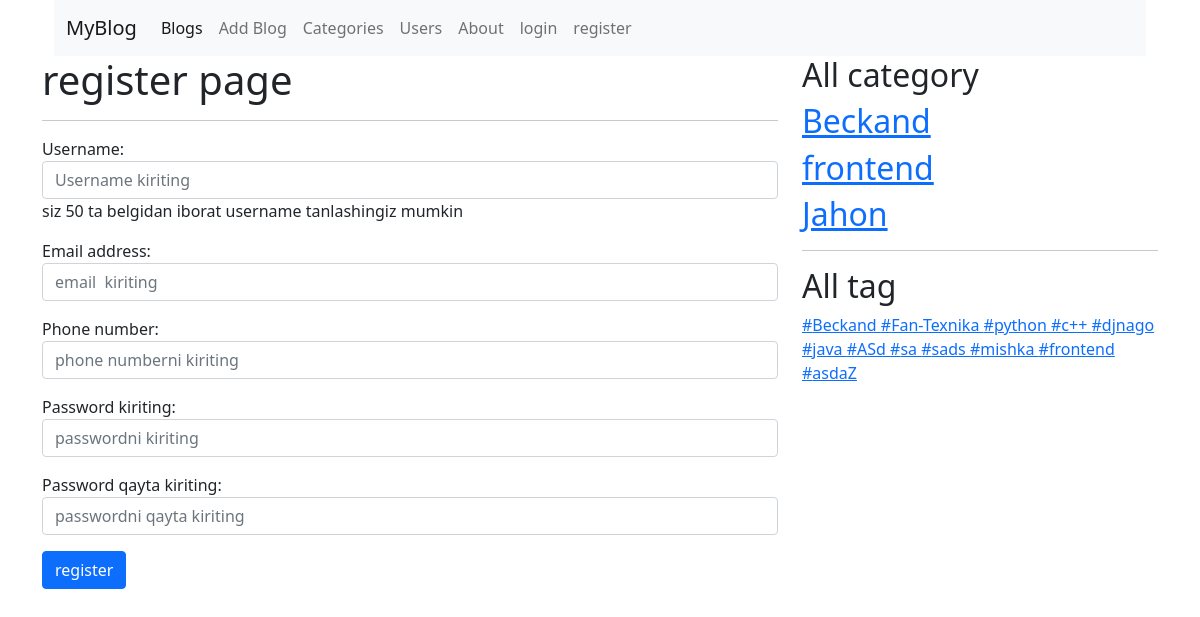
/account/register/, run on the app's committed database.
### blog/models/category.py (models this page shows, shortened)
class Category(models.Model):
    name = models.CharField(max_length=50)
    slug = models.SlugField(max_length=50, unique=True)
    image = models.ImageField(upload_to='category/')
    description = models.TextField()
    user = models.ManyToManyField(Account, related_name='category')

### blog/models/tag.py (models this page shows, shortened)
class Tag(models.Model):
    name = models.CharField(max_length=50)
    slug = models.SlugField(max_length=50, unique=True)

### account/views.py (the view)
# urls.py: path('register/', RegisterForm.as_view(), name='register'),
class RegisterForm(CreateView, BaseView):
    model = Account
    form_class = RegisterForm
    template_name = 'account/register.html'
    success_url = reverse_lazy('login')
    def get_context_data(self, **kwargs,):
        context = super().get_context_data(**kwargs)
        context['categories'] = self.category()
        context['tags'] = self.tag()
        return context

### account/forms.py
class RegisterForm(UserCreationForm):
    password1 = forms.CharField(label='Password kiriting',
                 widget=forms.PasswordInput(attrs={'class': 'form-control', 'placeholder': 'passwordni kiriting'}))
    password2 = forms.CharField(label='Password qayta kiriting',
                 widget=forms.PasswordInput(attrs={'class': 'form-control', 'placeholder': 'passwordni qayta kiriting'}))
    class Meta:
        model = Account
        fields = ['username', 'email', 'phone_number', 'password1', 'password2']
        widgets = {
            'username': forms.TextInput(attrs={'class':'form-control', 'placeholder': 'Username kiriting'}),
            'email': forms.EmailInput(attrs={'class':'form-control', 'placeholder': 'email  kiriting'}),
            'phone_number': forms.TextInput(attrs={'class':'form-control', 'placeholder': 'phone numberni kiriting'}),
        }

### blog/views.py (called while the page is built)
    def category(self):
        category_list = Category.objects.all()
        return category_list

    def tag(self):
        tag_list = Tag.objects.all()
        return tag_list

### templates/account/register.html (shortened to what this page needs)
{% extends 'base.html' %}
{% block content %}
    <h1>register    page</h1>
    <hr>
    <form method="post">
        {{ form.as_p }}
        <button class="btn btn-primary" type="submit">  register </button>
    </form>
{% endblock %}

### templates/base.html (shortened to what this page needs)
<!DOCTYPE html>
<html lang="en">
<head>
    <link href="https://cdn.jsdelivr.net/npm/bootstrap@5.1.3/dist/css/bootstrap.min.css"
     rel="stylesheet">
</head>
<body>
    <div class="container">
        {% include 'header.html' %}
        <div class="row">
            <div class="col-lg-8">
                {% block content %}
                {% endblock %}
            </div>
            <div class="col-lg-4">
                <h2>All category</h2>
                {% for c in categories %}
               <a href="{% url 'category_blogs' c.slug %}"> <h2>{{c.name }}</h2> </a>
                {% endfor %}
                <hr>
                <h2>All tag</h2>
                {% for t in tags %}
                <a href="{% url 'tag_blogs' t.slug %}">#{{t.name }} </a>
                {% endfor %}
            </div>
        </div>
    </div>
</body>
</html>

### data on the page
Category: name "Beckand"
Category: name "frontend"
Category: name "Jahon"
Tag: name "Beckand"
Tag: name "Fan-Texnika"
Tag: name "python"
Tag: name "c++"
Tag: name "djnago"
Tag: name "java"
Tag: name "ASd"
Tag: name "sa"
Tag: name "sads"
Tag: name "mishka"
Tag: name "frontend"
Tag: name "asdaZ"
